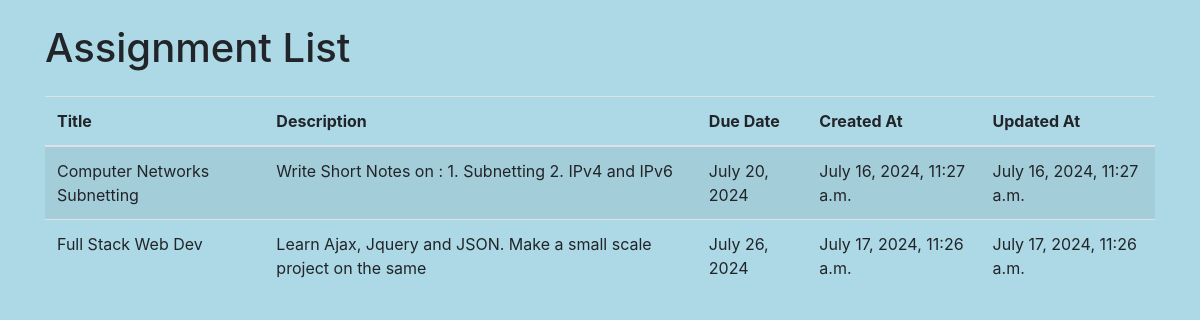
The app's page /s_assignments with its own data.
### home/models.py (models this page shows, shortened)
class Assignment(models.Model):
    title = models.CharField(max_length=200)
    description = models.TextField()
    due_date = models.DateField()
    created_at = models.DateTimeField(default=timezone.now)
    updated_at = models.DateTimeField(default=timezone.now)

### home/views.py (the view)
# urls.py: path('s_assignments',views.s_assignments,name='assignments'),
def s_assignments(request):
  assignments = Assignment.objects.all()
  context = {'assignments': assignments}
  return render(request,'s_assignments.html',context)

### templates/s_assignments.html (shortened to what this page needs)
{% extends 'base.html' %}
{% block content %}
<h1 class="mt-4">Assignment List</h1>
<table class="table table-striped mt-4">
    <thead>
        <tr>
            <th scope="col">Title</th>
            <th scope="col">Description</th>
            <th scope="col">Due Date</th>
            <th scope="col">Created At</th>
            <th scope="col">Updated At</th>
        </tr>
    </thead>
    <tbody>
        {% for assignment in assignments %}
            <tr>
                <td>{{ assignment.title }}</td>
                <td>{{ assignment.description }}</td>
                <td>{{ assignment.due_date }}</td>
                <td>{{ assignment.created_at }}</td>
                <td>{{ assignment.updated_at }}</td>
            </tr>
        {% endfor %}
    </tbody>
</table>
{% endblock %}

### templates/s_assignments.html (style rules this page uses)
body { background-color: #add8e6; }

### records on screen
Assignment: title "Computer Networks Subnetting", description "Write Short Notes on : 1. Subnetting 2. IPv4 and IPv6", due_date "July 20, 2024", created_at "July 16, 2024, 11:27 a.m.", updated_at "July 16, 2024, 11:27 a.m."
Assignment: title "Full Stack Web Dev", description "Learn Ajax, Jquery and JSON. Make a small scale project on the same", due_date "July 26, 2024", created_at "July 17, 2024, 11:26 a.m.", updated_at "July 17, 2024, 11:26 a.m."
